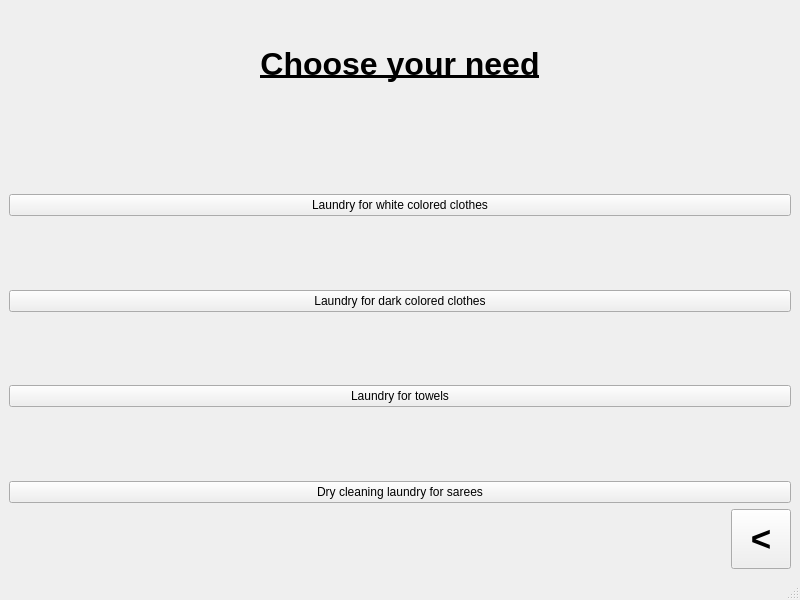
<?xml version="1.0" encoding="UTF-8"?>
<ui version="4.0">
 <class>MainWindow</class>
 <widget class="QMainWindow" name="MainWindow">
  <property name="geometry">
   <rect>
    <x>0</x>
    <y>0</y>
    <width>800</width>
    <height>600</height>
   </rect>
  </property>
  <property name="windowTitle">
   <string>MainWindow</string>
  </property>
  <widget class="QWidget" name="centralwidget">
   <layout class="QGridLayout" name="gridLayout">
    <item row="2" column="1">
     <widget class="QPushButton" name="pushButton_back">
      <property name="minimumSize">
       <size>
        <width>60</width>
        <height>60</height>
       </size>
      </property>
      <property name="maximumSize">
       <size>
        <width>60</width>
        <height>60</height>
       </size>
      </property>
      <property name="font">
       <font>
        <pointsize>26</pointsize>
        <weight>75</weight>
        <bold>true</bold>
       </font>
      </property>
      <property name="text">
       <string>&lt;</string>
      </property>
     </widget>
    </item>
    <item row="1" column="0" colspan="2">
     <layout class="QVBoxLayout" name="verticalLayout">
      <item>
       <spacer name="verticalSpacer_3">
        <property name="orientation">
         <enum>Qt::Vertical</enum>
        </property>
        <property name="sizeHint" stdset="0">
         <size>
          <width>20</width>
          <height>40</height>
         </size>
        </property>
       </spacer>
      </item>
      <item>
       <widget class="QPushButton" name="pushButton_whitecloth">
        <property name="text">
         <string>Laundry for white colored clothes</string>
        </property>
       </widget>
      </item>
      <item>
       <spacer name="verticalSpacer">
        <property name="orientation">
         <enum>Qt::Vertical</enum>
        </property>
        <property name="sizeHint" stdset="0">
         <size>
          <width>20</width>
          <height>40</height>
         </size>
        </property>
       </spacer>
      </item>
      <item>
       <widget class="QPushButton" name="pushButton_darkcloth">
        <property name="text">
         <string>Laundry for dark colored clothes</string>
        </property>
       </widget>
      </item>
      <item>
       <spacer name="verticalSpacer_2">
        <property name="orientation">
         <enum>Qt::Vertical</enum>
        </property>
        <property name="sizeHint" stdset="0">
         <size>
          <width>20</width>
          <height>40</height>
         </size>
        </property>
       </spacer>
      </item>
      <item>
       <widget class="QPushButton" name="pushButton_towel">
        <property name="text">
         <string>Laundry for towels</string>
        </property>
       </widget>
      </item>
      <item>
       <spacer name="verticalSpacer_4">
        <property name="orientation">
         <enum>Qt::Vertical</enum>
        </property>
        <property name="sizeHint" stdset="0">
         <size>
          <width>20</width>
          <height>40</height>
         </size>
        </property>
       </spacer>
      </item>
      <item>
       <widget class="QPushButton" name="pushButton_sarees">
        <property name="text">
         <string>Dry cleaning laundry for sarees</string>
        </property>
       </widget>
      </item>
     </layout>
    </item>
    <item row="0" column="0" colspan="2">
     <widget class="QLabel" name="label">
      <property name="minimumSize">
       <size>
        <width>0</width>
        <height>111</height>
       </size>
      </property>
      <property name="maximumSize">
       <size>
        <width>16777215</width>
        <height>111</height>
       </size>
      </property>
      <property name="text">
       <string>&lt;html&gt;&lt;head/&gt;&lt;body&gt;&lt;p align=&quot;center&quot;&gt;&lt;span style=&quot; font-size:24pt; font-weight:600; text-decoration: underline;&quot;&gt;Choose your need&lt;/span&gt;&lt;/p&gt;&lt;/body&gt;&lt;/html&gt;</string>
      </property>
     </widget>
    </item>
    <item row="2" column="0">
     <spacer name="horizontalSpacer">
      <property name="orientation">
       <enum>Qt::Horizontal</enum>
      </property>
      <property name="sizeHint" stdset="0">
       <size>
        <width>40</width>
        <height>20</height>
       </size>
      </property>
     </spacer>
    </item>
   </layout>
  </widget>
  <widget class="QMenuBar" name="menubar">
   <property name="geometry">
    <rect>
     <x>0</x>
     <y>0</y>
     <width>800</width>
     <height>29</height>
    </rect>
   </property>
  </widget>
  <widget class="QStatusBar" name="statusbar"/>
 </widget>
 <tabstops>
  <tabstop>pushButton_whitecloth</tabstop>
  <tabstop>pushButton_darkcloth</tabstop>
  <tabstop>pushButton_towel</tabstop>
  <tabstop>pushButton_sarees</tabstop>
  <tabstop>pushButton_back</tabstop>
 </tabstops>
 <resources/>
 <connections/>
</ui>
